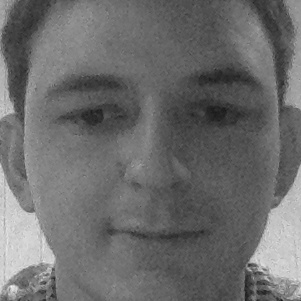
#> input picture Face-Recognition/FacialRecognition/_att_faces/1/20.jpg, 301 x 301 px, found by its file name
$ jupyter execute 19task.ipynb   (older library calls are emulated)
#> lines starting #> are read from the running program, lines starting #| are printed output that depends on the picture
[cell 1]
from __future__ import print_function
from ipywidgets import interact, interactive, fixed, interact_manual
import ipywidgets as widgets
import numpy as np
import matplotlib.pyplot as plt
import cv2

from IPython import display

import numpy as np
import sys

from PIL import Image
import pytesseract

from matplotlib import pyplot as plt

# 19 Task

[cell 2]
plate_image_dimensions = (1200,390)


def helper_imshow(name, image):
    plt.figure(figsize = (20,10))
    plt.imshow(image, aspect='auto')
    plt.title(name)
    plt.xticks([]),
    plt.yticks([])
    plt.show()

def helper_imwait():
    return True


# [53 lines left out: functions helper_boxwh, find_license_plate, not called in this run]


def pre_process(image):
    # enhance image contrast
    img = pp_enhance_contrast(image)

    # TODO: REMOVE AS NOT NEEDED, CANNY ALREADY DOES GAUSSIAN FILTERING
    # try and remove noise using a Gaussian Filter
    #img = cv2.GaussianBlur(img, (5,5), 0)
    return img

def pp_enhance_contrast(image):
    out_min = 2
    out_max = 255
    (in_min, in_max, _, _) = cv2.minMaxLoc(image)
    c_factor = (out_max - out_min) / (in_max - in_min)
    return ((image - in_min) * c_factor + out_min).astype(np.uint8)

def detect_edges(image):
    # use Canny edge detection, which is an application of
    # Sobel operators on the image followed by an algorithm
    # to better filter which (supposed) edges are "actually" edges.
    # The output is a binary image.
    # out = cv2.Canny(image, 50, 70, apertureSize=3, L2gradient=True)
    out = cv2.Canny(image, 50, 270, apertureSize=3, L2gradient=True)
    return out


# [144 lines left out: functions separate_resize_plate, calculate_otsu, binarize_plate, remove_plate_details, plate_remove_nonconforming, try_get_license_plate, not called in this run]

[cell 3]
def lpr(image, show_steps = False, show_contour = True, show_plates = True, show_hist = True):
    colorimg = image
    image = cv2.cvtColor(colorimg,cv2.COLOR_BGR2GRAY)

    # pre-process the image
    ppimg = pre_process(image)

    # run through edge detection algorithm
    edgeimg = detect_edges(ppimg)

    if show_steps:
        helper_imshow("Original Image", colorimg)
        helper_imshow("Pre-Processed Image", ppimg)
        helper_imshow("Edge Detection Result", edgeimg)
        helper_imwait()

    # get the region where the license plate is
    (ok, out, approx, cnt) = try_get_license_plate(ppimg, edgeimg)

    # show steps if the flag is set
    if show_contour:
        tmp = cv2.cvtColor(ppimg.copy(), cv2.COLOR_GRAY2RGB)
        lst = [out, approx, cnt]
        cv2.drawContours(tmp, lst, 0, (255, 0, 0), 2)
        cv2.drawContours(tmp, lst, 1, (0, 255, 0), 2)
        cv2.drawContours(tmp, lst, 2, (0, 0, 255), 2)
        helper_imshow("License Plate Region", tmp)

        helper_imwait()

    if not ok:
        return "NOT FOUND"

    # get a separate, resized, license plate image
    plate, hist = separate_resize_plate(ppimg, out, approx, cnt, show_hist)

    # TODO: talvez dê pra desfocar a imagem antes do binário e mudar os thresholds
    # make the plate binary
    binplate, thresh = binarize_plate(plate, hist)

    # dilate and erode image to remove small letters and screws
    clearplate = remove_plate_details(binplate)

    # remove other smaller than the number components
    clearplate = plate_remove_nonconforming(clearplate)

    if show_hist and not show_plates:
        plt.plot(range(256), hist)
        plt.axvline(thresh)
        plt.show()

    if show_plates:
        helper_imshow("plate", plate)
        helper_imshow("binplate", binplate)
        helper_imshow("clearplate", clearplate)

        if show_hist:
            plt.plot(range(256), hist)
            plt.axvline(thresh)
            plt.show()

        helper_imwait()

    text = pytesseract.image_to_string(Image.fromarray(clearplate), config="-c tessedit_char_whitelist=0123456789ABCDEFGHIJKLMNOPQRSTUVWXYZ")
    text = ' '.join(text.split())
    return text

[cell 4]
fname = 'simple-alpr-master/images/20.jpg'
image = cv2.imread(fname)
#> image is the input picture: shape (301, 301, 3); min 19, max 244, mean 107.7

# TODO: remove // OR NOT (???), NORMALIZES IMAGE SIZES
image = cv2.resize(image, (1600, 900))
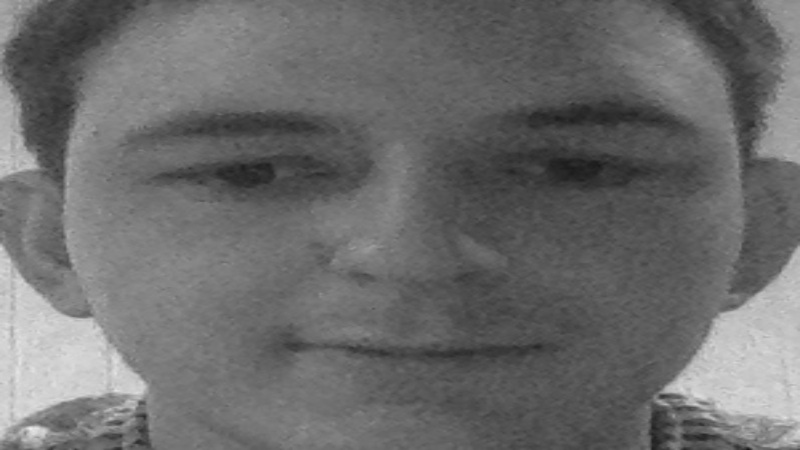
#> image: shape (900, 1600, 3) (shown at 1/2 size); min 20, max 240, mean 107.6

# Check the show steps argument
show_steps = True


show_contour = True


show_plates = True


show_hist = False

# print final result (plate's number)
print(lpr(image, show_steps, show_contour, show_plates, show_hist))
#> in pp_enhance_contrast, `(in_min, in_max, _, _) = cv2.minMaxLoc(image)`: in_min = 20; in_max = 240
#> in pp_enhance_contrast, `c_factor = (out_max - out_min) / (in_max - in_min)`: c_factor = 1.15
#> in detect_edges, `out = cv2.Canny(image, 50, 270, apertureSize=3, L2gradient=True)`: out: shape (900, 1600); every value is 0
#> (the call stopped at in helper_imshow, `plt.xticks([]),`: IPython is not available in this run)


$ run again, with Face-Recognition/FacialRecognition/_att_faces/1/19.jpg copied over Face-Recognition/FacialRecognition/_att_faces/1/20.jpg
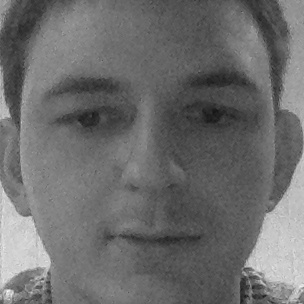
#> input picture Face-Recognition/FacialRecognition/_att_faces/1/19.jpg, 304 x 304 px, found by its file name
#> image is the input picture: shape (304, 304, 3); min 20, max 253, mean 108.5
#> `image = cv2.resize(image, (1600, 900))`:
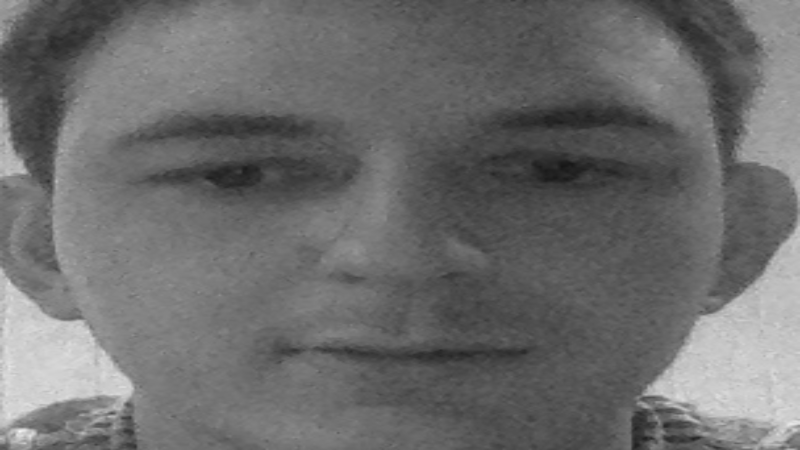
#> image: shape (900, 1600, 3) (shown at 1/2 size); min 21, max 248, mean 108.4
#> in_min = 21; in_max = 248
#> c_factor = 1.11
#> out: shape (900, 1600); every value is 0
